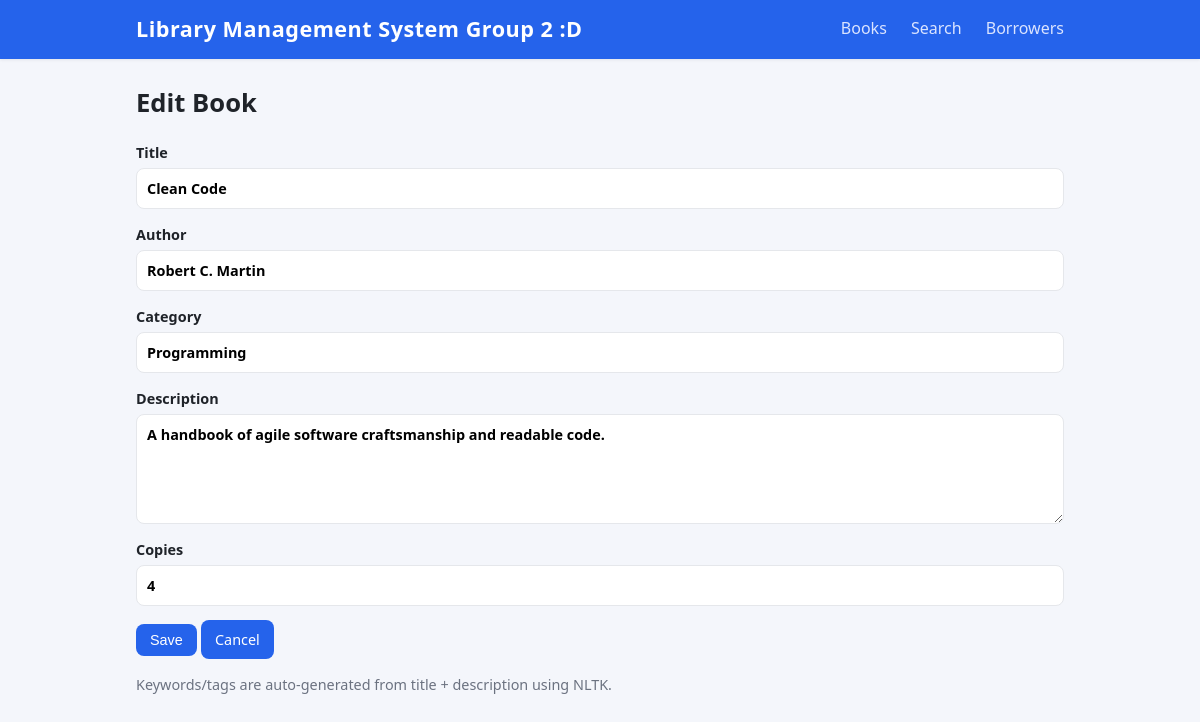
The page /books/9/edit on the database as committed earlier.
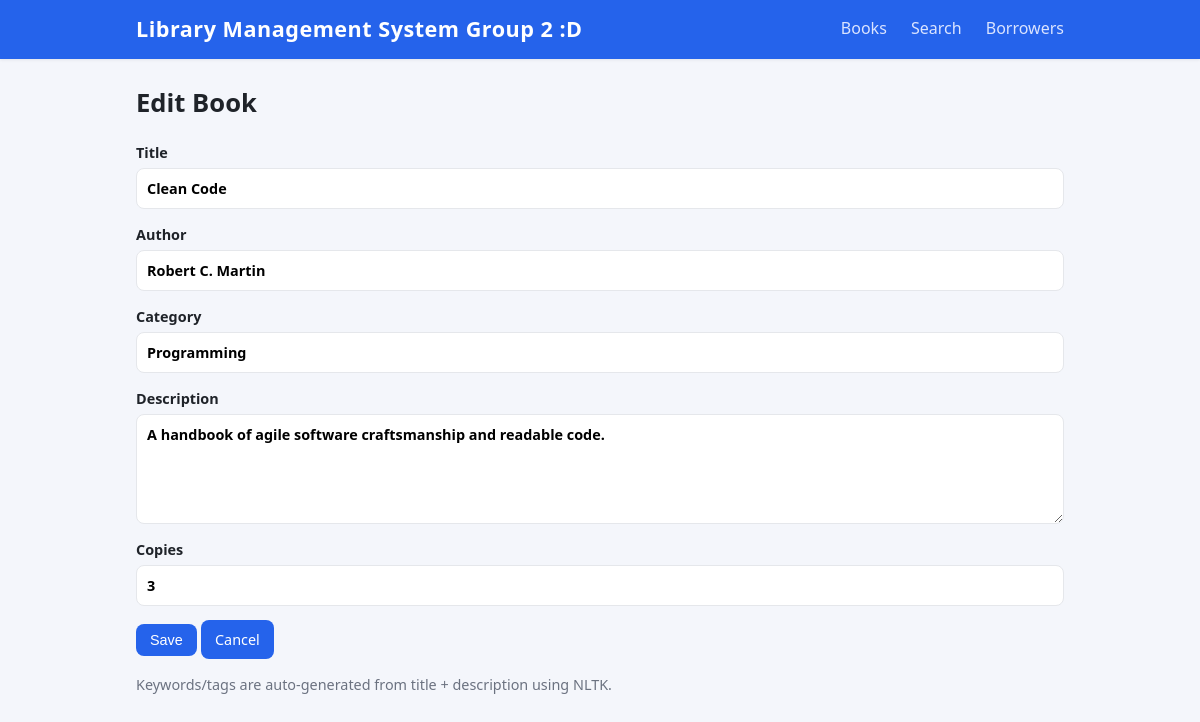
The same page on the database as committed later.
### models.py (models this page shows, shortened)
class Book(db.Model):
    __tablename__ = "books"
    id = db.Column(db.Integer, primary_key=True)
    title = db.Column(db.String(200), nullable=False)
    author = db.Column(db.String(200), nullable=False)
    description = db.Column(db.Text, default="")
    category = db.Column(db.String(100), default="")
    copies = db.Column(db.Integer, default=1)
    keywords = db.Column(db.String(300), default="")
    reviews = db.relationship("Review", backref="book", cascade="all, delete-orphan")
    records = db.relationship("BorrowRecord", backref="book", cascade="all, delete-orphan")

### app.py (the view, shortened to what this page needs)
@app.route("/books/<int:book_id>/edit", methods=["GET", "POST"])
def edit_book(book_id):
    book = db.get_or_404(Book, book_id)
    return render_template("book_form.html", book=book, mode="Edit")

### templates/book_form.html (shortened to what this page needs)
{% extends "base.html" %}
{% block content %}
<h1>{{ mode }} Book</h1>
<form method="post">
  <label>Title
    <input name="title" value="{{ book.title if book else '' }}" required>
  </label>
  <label>Author
    <input name="author" value="{{ book.author if book else '' }}" required>
  </label>
  <label>Category
    <input name="category" value="{{ book.category if book else '' }}">
  </label>
  <label>Description
    <textarea name="description" rows="4">{{ book.description if book else '' }}</textarea>
  </label>
  <label>Copies
    <input name="copies" type="number" min="1" value="{{ book.copies if book else 1 }}">
  </label>
  <button class="btn" type="submit">Save</button>
  <a class="btn" href="{{ url_for('books') }}">Cancel</a>
  <p class="muted">Keywords/tags are auto-generated from title + description using NLTK.</p>
</form>
{% endblock %}

Rows that differ between the two databases and show on the page:
changed Book "Clean Code": copies "4" → "3"
